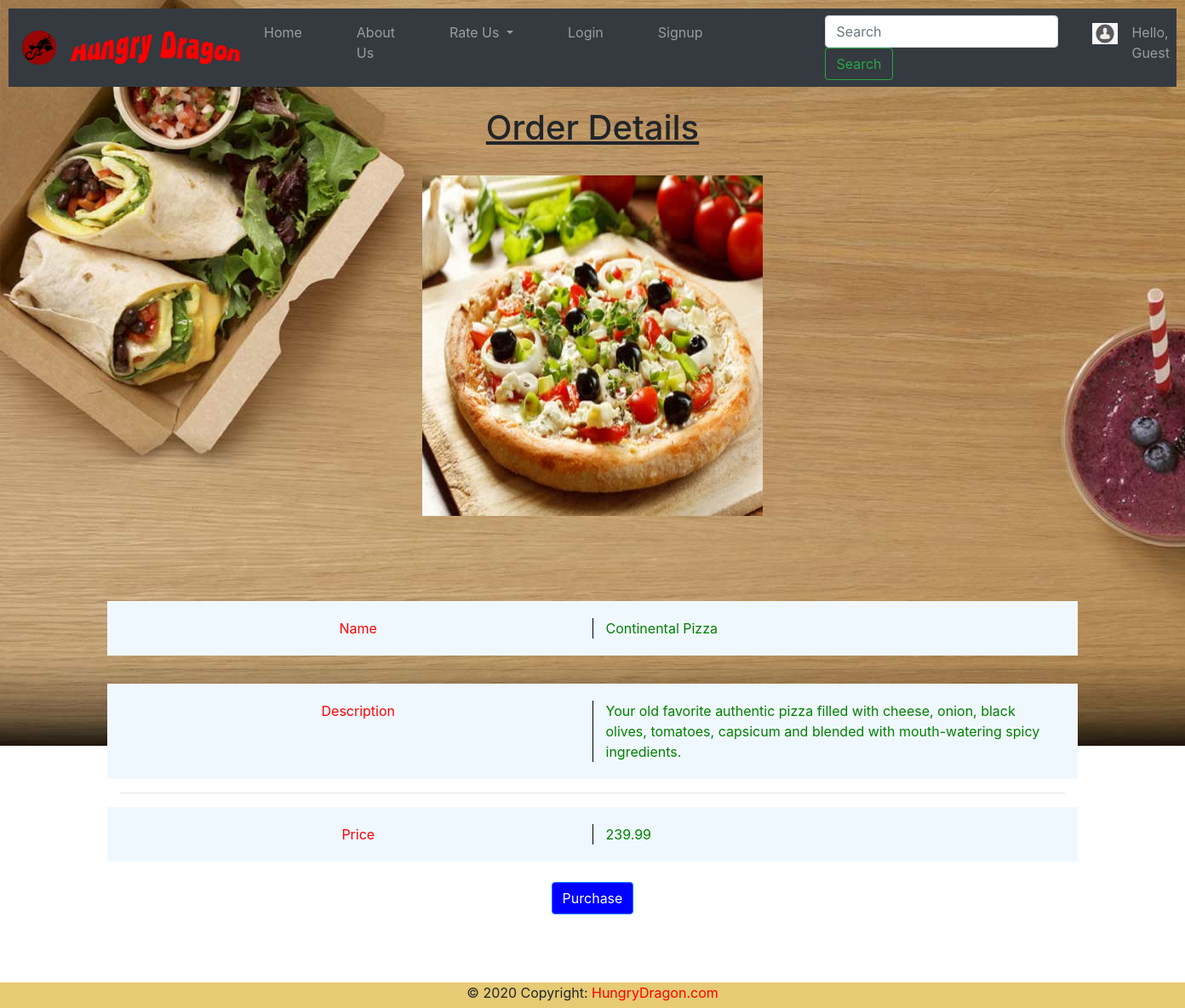
Page /details/Continental Pizza on the committed database.
### Dish/models.py (models this page shows, shortened)
class MainDish(models.Model):
	INDIAN='Indian'
	AMERICAN='American'
	CHINESE='Chinese'
	ITALIAN='Italian'
	TYPE_CHOICES=[(INDIAN,'Indian'),(AMERICAN,'American'),(CHINESE,'Chinese'),(ITALIAN,'Italian')]
	name=models.CharField(max_length=40)
	type=models.CharField(max_length=20,choices=TYPE_CHOICES,default=AMERICAN)
	desc=models.TextField(max_length=1000)
	image=models.FileField(upload_to='dishes/images/')
	price=models.FloatField(default=0.0)

### FoodApp/views.py (the view)
# urls.py: path('details/<str:my_name>',views.details,name="details"),
def details(request,my_name):
    data=MainDish.objects.get(name=my_name)
    username=request.user.username
    try:
        user=User.objects.get(username=username)
        object1=Client.objects.get(user=user)
        context={'client':object1,'data':data}
        return render(request, "details.html",context)
    except:
        context={'data':data}
        return render(request, "details.html",context)

### templates/details.html (shortened to what this page needs)
{% extends 'base.html' %}
{% load static %}
{% block body %}
<br>
<u><center><b><h1>Order Details</h1></b></center></u>
  <br>
  <center><img src="{{data.image.url}}" width="400px" height="400px" ></center>
<div class="container"  style="margin-top: 100px">
  <div class="row" style="padding:20px; background-color:aliceblue; color: red">
   <div class="col-sm" style="border-right:0.25px solid black ">
    	<center> Name</center>
    </div>
    <div class="col-sm" style="color:green">
     {{data.name}}
    </div>
  </div>
<hr>
  <div class="row" style="padding:20px; background-color:aliceblue ; color: red">
    <div class="col-sm" style="border-right:0.25px solid black">
    	<center>Description</center>
    </div>
    <div class="col-sm" style="color:green">
     {{data.desc}}
    </div>
  </div>
  <hr>
  <div class="row" style="padding:20px; background-color:aliceblue; color: red">
    <div class="col-sm" style="border-right:0.25px solid black">
    	<center>Price</center>
    </div>
    <div class="col-sm" style="color:green">
     {{data.price}}
    </div>
  </div>
  <br>
  <form action="/order/{{data.name}}" method="POST" >
    <center><input type="submit" class="btn btn-primary" value="Purchase" style="background-color:blue"></center>
  </form>
</div>
{% endblock %}

### rows in the picture
MainDish: image (picture), name "Continental Pizza", desc "Your old favorite authentic pizza filled with cheese, onion, black olives, tomatoes, capsicum and blended with mouth-watering spicy ingredients.", price "239.99"
